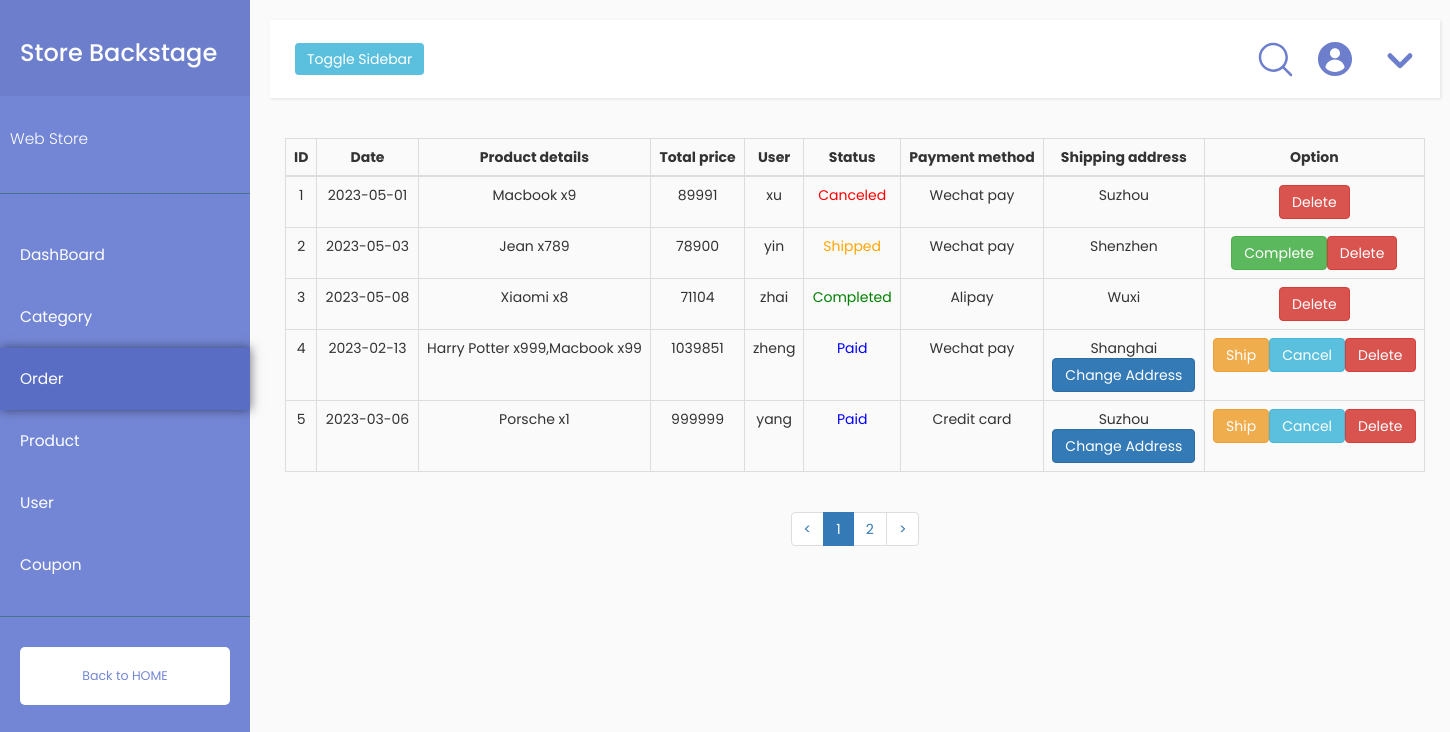
/Assessment2/order.php, run on the app's committed database.
### tables this page shows
CREATE TABLE `order` (
  `order_id` int(11) NOT NULL,
  `date` date NOT NULL,
  `status` int(11) NOT NULL,
  `payment_method` int(11) NOT NULL,
  `shipping_address` varchar(255) NOT NULL,
  `user_id` int(11) NOT NULL
);

CREATE TABLE `user` (
  `user_id` int(11) NOT NULL,
  `name` varchar(255) NOT NULL,
  `email` varchar(255) NOT NULL,
  `password` varchar(255) NOT NULL,
  `payment_method` int(11) NOT NULL,
  `shipping_address` varchar(255) NOT NULL,
  `isAdmin` int(11) NOT NULL
);

### Assessment2/order.php (the view, shortened to what this page needs)
<?php
$dbms = 'mysql';
$host = 'localhost';
$dbName = 'store_admin';
$user = 'root';
$pass = '';
$dsn = "$dbms:host=$host;dbname=$dbName";
try {
    $con = new PDO($dsn, $user, $pass);
} catch (PDOException $e) {
    die("Error!: " . $e->getMessage() . "<br/>");
}
$str = $_SERVER["QUERY_STRING"];
$id_user = explode('=',$str)[1];
function order_list($db_con,$id_user)
{
    $sql = "SELECT o.order_id, o.date, o.status, o.payment_method, o.shipping_address, u.name AS user_name, SUM(p.price * od.amount) AS total_price, GROUP_CONCAT(p.name, ' x', od.amount) AS product_details
    FROM `order` o
    JOIN `user` u ON o.user_id = u.user_id
    JOIN `order_detail` od ON o.order_id = od.order_id
    JOIN `product` p ON od.product_id = p.product_id
    GROUP BY o.order_id
    ";
    $query = $db_con->query($sql);
    $total = $query->rowCount();
    $page = isset($_GET['page']) ? intval($_GET['page']) : 1;
    $page = $page < 1 ? 1 : $page;
    $page_size = 5;
    $page_count = ceil($total / $page_size);
    $page = $page > $page_count ? $page_count : $page;
    $offset = ($page - 1) * $page_size;
    $sql .= " LIMIT $offset, $page_size";
    $query = $db_con->query($sql);
    if (!$query) {
        return false;
    } else {
        foreach ($query as $row) {
            echo '<tr>';
            echo '<td >' . $row["order_id"] . '</td>';
            echo '<td>' . $row["date"] . '</td>';
            echo '<td>' . $row["product_details"] . '</td>';
            echo '<td>' . $row["total_price"] . '</td>';
            echo '<td>' . $row["user_name"] . '</td>';
            if ($row["status"] == 1) {
                echo '<td style="color: blue"> Paid </td>';
            } else if ($row["status"] == 2) {
                echo '<td style="color: orange"> Shipped </td>';
            } else if ($row["status"] == 3) {
                echo '<td style="color: green"> Completed </td>';
            } else if ($row["status"] == 4) {
                echo '<td style="color: red"> Canceled </td>';
            }
            if ($row["payment_method"] == 1) {
                echo '<td> Wechat pay </td>';
            } else if ($row["payment_method"] == 2) {
                echo '<td> Alipay </td>';
            } else if ($row["payment_method"] == 3) {
                echo '<td> Credit card </td>';
            }
            if ($row["status"] == 1) {
                echo '<td>' . $row["shipping_address"] . '<br><a class="btn btn-primary" data-toggle="modal" data-target="#change-address-modal">Change Address</a>';
            } else {
                echo '<td>' . $row["shipping_address"] . '</td>';
            }
            echo '<td>';
            if ($row["status"] == 1) {
                echo '<a class="btn btn-warning" href="#" onclick="if(confirm(\'Are you sure to ship this order?\')){window.location.href=\'order.php?param=' . $id_user. '&action=ship&id=' . $row["order_id"] . '&page=' . ceil($row["order_id"] / 5) . '\'}">Ship</a>';
                echo '<a class="btn btn-info" href="#" onclick="if(confirm(\'Are you sure to cancel this order?\')){window.location.href=\'order.php?param=' . $id_user . '&action=cancel&id=' . $row["order_id"] . '&page=' . ceil($row["order_id"] / 5) . '\'}">Cancel</a>';
            } else if ($row["status"] == 2) {
                echo '<a class="btn btn-success" href="#" onclick="if(confirm(\'Are you sure to complete this order?\')){window.location.href=\'order.php?param=' . $id_user . '&action=complete&id=' . $row["order_id"] . '&page=' . ceil($row["order_id"] / 5) . '\'}">Complete</a>';
            }
            echo '<a class="btn btn-danger" href="#" onclick="if(confirm(\'Are you sure to delete this order?\')){window.location.href=\'order.php?param=' . $id_user. '&action=delete&id=' . $row["order_id"] . '&page=' . ceil($row["order_id"] / 5) . '\'}">Delete</a>';
            echo '</td>';
            echo '</tr>';
        }
    }
    echo '</tbody>';
    echo '</table>';
    echo '<div class="row">';
    echo '<div class="col-md-12 text-center">';
    echo '<ul class="pagination">';
    echo '<li><a href="order.php?param=' . $id_user. '&page=' . ($page - 1) . '"> < </a></li>';
    for ($i = 1; $i <= $page_count; $i++) {
        if ($i == $page) {
            echo '<li class="active"><a href="order.php?param=' . $id_user. '&page=' . $i . '">' . $i . '</a></li>';
        } else {
            echo '<li><a href="order.php?param=' . $id_user. '&page=' . $i . '">' . $i . '</a></li>';
        }
    }
    echo '<li><a href="order.php?param=' .$id_user. '&page=' .($page + 1). '"> > </a></li>';
    echo '</ul>';
    echo '</div>';
    echo '</div>';
}
?>
<!DOCTYPE html>
<html lang="en">
<head>
    <link rel="stylesheet" href="styles/bootstrap-337.min.css">
    <link rel="stylesheet" href="styles/sidebar.css">
    <link rel="stylesheet" href="css/Nav.css">
</head>
<body>
<div class="wrapper">
    <nav id="sidebar">
        <div class="sidebar-header">
            <h3>Store Backstage</h3>
        </div>
        <ul class="list-unstyled components">
            <p>Web Store</p>
        </ul>
        <ul class="list-unstyled components">
            <li>
                <a href="./index.php?param1=<?php echo $id_user ?>" class="sidebar_item">DashBoard</a>
                <a href="./category.php?param1=<?php echo $id_user ?>" class="sidebar_item">Category</a>
                <a href="./order.php?param1=<?php echo $id_user ?>" class="sidebar_item a_active">Order</a>
                <a href="./product.php?param1=<?php echo $id_user ?>" class="sidebar_item">Product</a>
                <a href="./user.php?param1=<?php echo $id_user ?>" class="sidebar_item ">User</a>
                <a href="./coupon.php?param1=<?php echo $id_user ?>" class="sidebar_item">Coupon</a>
            </li>
        </ul>
        <ul class="list-unstyled CTAs">
            <li><a href="index.php?param1=<?php echo $id_user ?>" class="download">Back to HOME</a></li>
        </ul>
    </nav>
    <div id="content" style="width: 90%">
        <nav class="navbar navbar-default" style="width: 100%">
            <div class="container-fluid">
                <div class="navbar-header">
                    <button type="button" id="sidebarCollapse" class="btn btn-info navbar-btn">
                        <span>Toggle Sidebar</span>
                    </button>
                </div>
                <div class="collapse navbar-collapse" id="bs-example-navbar-collapse-1">
                    <div id="user-info" class="navbar-right">
                        <div style="width: 40px;height: 40px;position: relative;margin-left: 10px;margin-right: 10px"
                             class="navbar-right">
                            <a href="#" class="navbar-right" id="menu" style="margin-left: 10px;display: inline-block">
                                <img src="assets/下拉.svg" id="select"
                                     style="width: 40px;height: 40px;margin-left: 10px;margin-top: 4px" alt="">
                            </a>
                        </div>
                        <img src="assets/user-filling.svg" class="navbar-right" id="user-icon" alt="">
                        <img src="assets/search.svg" class="navbar-right"
                             style="width: 40px;height: 40px;margin-right: 10px;margin-top: 4px" alt="">
                    </div>
                </div>
            </div>
        </nav>
        <div class="container">
            <table class="table table-bordered text-center">
                <thead>
                <tr>
                    <th scope="col" style='text-align: center;'>ID</th>
                    <th scope="col" style='text-align: center;'>Date</th>
                    <th scope="col" style='text-align: center;'>Product details</th>
                    <th scope="col" style='text-align: center;'>Total price</th>
                    <th scope="col" style='text-align: center;'>User</th>
                    <th scope="col" style='text-align: center;'>Status</th>
                    <th scope="col" style='text-align: center;'>Payment method</th>
                    <th scope="col" style='text-align: center;'>Shipping address</th>
                    <th scope="col" style='text-align: center;'>Option</th>
                </tr>
                </thead>
                <tbody>
                <?php
                order_list($con,$id_user);
                ?>
        </div>
    </div>
</div>
</body>
</html>

### Assessment2/styles/sidebar.css (style rules this page uses)
body { font-family: 'Poppins', sans-serif; background: #fafafa; }
p { font-family: 'Poppins', sans-serif; font-size: 1.1em; font-weight: 300; line-height: 1.7em; color: #999; }
a, a:hover, a:focus { color: inherit; text-decoration: none; transition: all 0.3s; }
.navbar { padding: 15px 10px; background: #fff; border: none; border-radius: 0; margin-bottom: 40px; box-shadow: 1px 1px 3px rgba(0, 0, 0, 0.1); }
.navbar-btn { box-shadow: none; outline: none !important; border: none; }
.wrapper { display: flex; align-items: stretch; }
#sidebar { min-width: 250px; max-width: 250px; background: #7386D5; color: #fff; transition: all 0.3s; }
#sidebar .sidebar-header { padding: 20px; background: #6d7fcc; }
#sidebar ul.components { padding: 20px 0; border-bottom: 1px solid #47748b; }
#sidebar ul p { color: #fff; padding: 10px; }
#sidebar ul li a { padding: 10px; font-size: 1.1em; display: block; }
ul.CTAs { padding: 20px; }
ul.CTAs a { text-align: center; font-size: 0.9em !important; display: block; border-radius: 5px; margin-bottom: 5px; }
a.download { background: #fff; color: #7386D5; }
#content { padding: 20px; min-height: 100vh; transition: all 0.3s; }

### Assessment2/css/Nav.css (style rules this page uses)
#user-icon { width: 40px; height: 40px; margin-top: 4px; }
#user-info { width: 300px; height: 48px; }
#sidebar ul li a { padding: 20px !important; }
.a_active { background-color: #596DC5; box-shadow: 1px 0px 10px 0px rgba(0,0,0,0.5); }

### data on the page
order: order_id "1", date "2023-05-01", product_details "Macbook x9", total_price "89991", user.name "xu", status "Canceled", payment_method "Wechat pay", shipping_address "Suzhou"
order: order_id "2", date "2023-05-03", product_details "Jean x789", total_price "78900", user.name "yin", status "Shipped", payment_method "Wechat pay", shipping_address "Shenzhen"
order: order_id "3", date "2023-05-08", product_details "Xiaomi x8", total_price "71104", user.name "zhai", status "Completed", payment_method "Alipay", shipping_address "Wuxi"
order: order_id "4", date "2023-02-13", product_details "Harry Potter x999,Macbook x99", total_price "1039851", user.name "zheng", status "Paid", payment_method "Wechat pay", shipping_address "Shanghai"
order: order_id "5", date "2023-03-06", product_details "Porsche x1", total_price "999999", user.name "yang", status "Paid", payment_method "Credit card", shipping_address "Suzhou"
